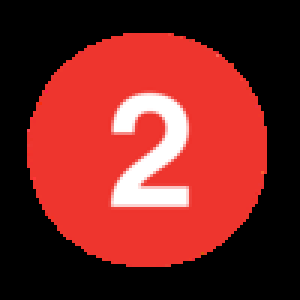
#> input picture scripts/Images/2.png, 100 x 100 px (shown 3 times larger)
$ python -i movie_to_onion_sequence.py   (imports and definitions only)
#> lines starting #> are read from the running program, lines starting #| are printed output that depends on the picture; after the words box and inside, x2 and y2 are one past the last pixel; in counts of white or black regions, pixels touching at a corner belong together
#> further down, picture is the input picture: shape (100, 100, 3); mean B, G, R 34.5, 37.6, 119.7
# Opens the Video file
import cv2
# 13_A.mp4
import numpy as np
nr = 1514

def make_alpha(src):
    tmp = cv2.cvtColor(src, cv2.COLOR_BGR2GRAY)
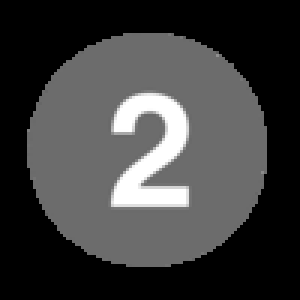
#> tmp: shape (100, 100) (shown 3 times larger); min 0, max 255, mean 62
    _,alpha = cv2.threshold(tmp,20,255,cv2.THRESH_BINARY)
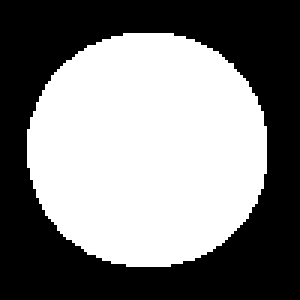
#> alpha: shape (100, 100) (shown 3 times larger); 49.9% white; 1 white region, box (x1, y1, x2, y2) and area: (9, 11, 89, 89) 4990
    b, g, r = cv2.split(src)
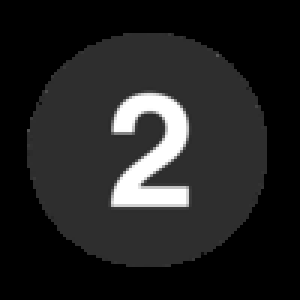
#> b: shape (100, 100) (shown 3 times larger); min 0, max 255, mean 34.5
    rgba = [b,g,r, alpha]
    dst = cv2.merge(rgba,4)
    return dst

folder = "E:/Systemordner/Dokumente/Pycharm/Master/sparse_body_pose_prediction/moglow_dropout/unity_motion_export/UNTITYEXPORT"

# [5 lines not run here, left out]

# [10 lines of commented-out code are left out]
i = 0
images = []
framerate = 25
# [16 lines not run here, left out]

# [1 line that did not run here, left out]
# [1 line that did not run here, left out]
# [1 line that did not run here, left out]


# [12 lines not run here, left out]
    # [6 lines of commented-out code are left out]
# [1 line that did not run here, left out]
# [1 line that did not run here, left out]
# [1 line that did not run here, left out]
# img_seq = cv2.vconcat(images[:9])
# img_seq_cropped = img_seq[:,380:-380]

# [9 lines not run here, left out]


# 1280×720
# 1280 - 720 = 560 -> 380

>>> import cv2
>>> picture = cv2.imread('Images/2.png')
>>> result = make_alpha(picture)
